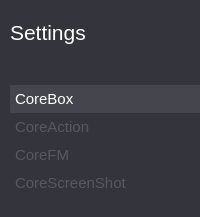
    <widget class="QWidget" name="shortcut" native="true">
     <property name="sizePolicy">
      <sizepolicy hsizetype="Expanding" vsizetype="Expanding">
       <horstretch>0</horstretch>
       <verstretch>0</verstretch>
      </sizepolicy>
     </property>
     <property name="minimumSize">
      <size>
       <width>200</width>
       <height>0</height>
      </size>
     </property>
     <property name="maximumSize">
      <size>
       <width>230</width>
       <height>16777215</height>
      </size>
     </property>
     <property name="styleSheet">
      <string notr="true">QWidget{
background-color: #34343C;
color: #ffffff;
border: 1px #34343C;
}</string>
     </property>
     <layout class="QVBoxLayout" name="verticalLayout_3">
      <property name="spacing">
       <number>0</number>
      </property>
      <property name="leftMargin">
       <number>10</number>
      </property>
      <property name="topMargin">
       <number>20</number>
      </property>
      <property name="rightMargin">
       <number>0</number>
      </property>
      <property name="bottomMargin">
       <number>10</number>
      </property>
      <item>
       <widget class="QPushButton" name="title">
        <property name="font">
         <font>
          <pointsize>16</pointsize>
         </font>
        </property>
        <property name="layoutDirection">
         <enum>Qt::LeftToRight</enum>
        </property>
        <property name="styleSheet">
         <string notr="true">Text-align:left
</string>
        </property>
        <property name="text">
         <string notr="true">Settings</string>
        </property>
        <property name="icon">
         <iconset resource="../icons.qrc">
          <normaloff>:/icons/Settings.svg</normaloff>:/icons/Settings.svg</iconset>
        </property>
        <property name="iconSize">
         <size>
          <width>24</width>
          <height>24</height>
         </size>
        </property>
        <property name="flat">
         <bool>true</bool>
        </property>
       </widget>
      </item>
      <item>
       <spacer name="verticalSpacer_2">
        <property name="orientation">
         <enum>Qt::Vertical</enum>
        </property>
        <property name="sizeType">
         <enum>QSizePolicy::Fixed</enum>
        </property>
        <property name="sizeHint" stdset="0">
         <size>
          <width>20</width>
          <height>40</height>
         </size>
        </property>
       </spacer>
      </item>
      <item>
       <widget class="QPushButton" name="corebox">
        <property name="sizePolicy">
         <sizepolicy hsizetype="Expanding" vsizetype="Fixed">
          <horstretch>0</horstretch>
          <verstretch>0</verstretch>
         </sizepolicy>
        </property>
        <property name="font">
         <font>
          <pointsize>11</pointsize>
         </font>
        </property>
        <property name="styleSheet">
         <string notr="true">QPushButton{
Text-align:left;
padding: 5px 5px 5px 5px;
}

QPushButton:checked{
background-color:#45454D ;
}

QPushButton:!checked{
color: #57585D ;
}
</string>
        </property>
        <property name="text">
         <string>CoreBox</string>
        </property>
        <property name="iconSize">
         <size>
          <width>22</width>
          <height>22</height>
         </size>
        </property>
        <property name="checkable">
         <bool>true</bool>
        </property>
        <property name="checked">
         <bool>true</bool>
        </property>
       </widget>
      </item>
      <item>
       <widget class="QPushButton" name="coreaction">
        <property name="sizePolicy">
         <sizepolicy hsizetype="Expanding" vsizetype="Fixed">
          <horstretch>0</horstretch>
          <verstretch>0</verstretch>
         </sizepolicy>
        </property>
        <property name="font">
         <font>
          <pointsize>11</pointsize>
         </font>
        </property>
        <property name="styleSheet">
         <string notr="true">QPushButton{
Text-align:left;
padding: 5px 5px 5px 5px;
}

QPushButton:checked{
background-color:#45454D ;
}

QPushButton:!checked{
color: #57585D ;
}
</string>
        </property>
        <property name="text">
         <string>CoreAction</string>
        </property>
        <property name="iconSize">
         <size>
          <width>22</width>
          <height>22</height>
         </size>
        </property>
        <property name="checkable">
         <bool>true</bool>
        </property>
        <property name="checked">
         <bool>false</bool>
        </property>
       </widget>
      </item>
      <item>
       <widget class="QPushButton" name="corefm">
        <property name="font">
         <font>
          <pointsize>11</pointsize>
         </font>
        </property>
        <property name="styleSheet">
         <string notr="true">QPushButton{
Text-align:left;
padding: 5px 5px 5px 5px;
}
QPushButton:checked{
background-color:#45454D; 
}
QPushButton:!checked{
color: #57585D ;
}</string>
        </property>
        <property name="text">
         <string>CoreFM</string>
        </property>
        <property name="iconSize">
         <size>
          <width>22</width>
          <height>22</height>
         </size>
        </property>
        <property name="checkable">
         <bool>true</bool>
        </property>
        <property name="flat">
         <bool>true</bool>
        </property>
       </widget>
      </item>
      <item>
       <widget class="QPushButton" name="corescrshot">
        <property name="font">
         <font>
          <pointsize>11</pointsize>
         </font>
        </property>
        <property name="styleSheet">
         <string notr="true">QPushButton{
Text-align:left;
padding: 5px 5px 5px 5px;
}
QPushButton:checked{
background-color:#45454D; 
}
QPushButton:!checked{
color: #57585D ;
}
</string>
        </property>
        <property name="text">
         <string>CoreScreenShot</string>
        </property>
        <property name="iconSize">
         <size>
          <width>22</width>
          <height>22</height>
         </size>
        </property>
        <property name="checkable">
         <bool>true</bool>
        </property>
        <property name="flat">
         <bool>true</bool>
        </property>
       </widget>
      </item>
      <item>
       <spacer name="verticalSpacer_3">
        <property name="orientation">
         <enum>Qt::Vertical</enum>
        </property>
        <property name="sizeHint" stdset="0">
         <size>
          <width>20</width>
          <height>10</height>
         </size>
        </property>
       </spacer>
      </item>
     </layout>
    </widget>
